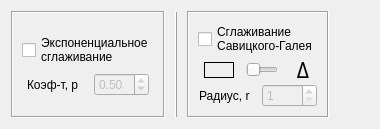
      <widget class="QWidget" name="tab_6">
       <attribute name="title">
        <string>Сгаживание</string>
       </attribute>
       <layout class="QHBoxLayout" name="horizontalLayout_17">
        <item>
         <widget class="QFrame" name="frame">
          <property name="sizePolicy">
           <sizepolicy hsizetype="Expanding" vsizetype="Expanding">
            <horstretch>0</horstretch>
            <verstretch>0</verstretch>
           </sizepolicy>
          </property>
          <property name="maximumSize">
           <size>
            <width>170</width>
            <height>16777215</height>
           </size>
          </property>
          <property name="frameShape">
           <enum>QFrame::Box</enum>
          </property>
          <property name="frameShadow">
           <enum>QFrame::Sunken</enum>
          </property>
          <property name="lineWidth">
           <number>1</number>
          </property>
          <layout class="QVBoxLayout" name="verticalLayout_2">
           <item>
            <layout class="QVBoxLayout" name="verticalLayout">
             <item>
              <widget class="QCheckBox" name="checkExp">
               <property name="maximumSize">
                <size>
                 <width>150</width>
                 <height>16777215</height>
                </size>
               </property>
               <property name="layoutDirection">
                <enum>Qt::LeftToRight</enum>
               </property>
               <property name="text">
                <string>Экспоненциальное
сглаживание</string>
               </property>
              </widget>
             </item>
             <item>
              <layout class="QHBoxLayout" name="horizontalLayout">
               <item>
                <widget class="QLabel" name="label_9">
                 <property name="maximumSize">
                  <size>
                   <width>56</width>
                   <height>16777215</height>
                  </size>
                 </property>
                 <property name="text">
                  <string>Коэф-т, p</string>
                 </property>
                </widget>
               </item>
               <item>
                <widget class="QDoubleSpinBox" name="SpinExp">
                 <property name="enabled">
                  <bool>false</bool>
                 </property>
                 <property name="maximumSize">
                  <size>
                   <width>55</width>
                   <height>16777215</height>
                  </size>
                 </property>
                 <property name="decimals">
                  <number>2</number>
                 </property>
                 <property name="maximum">
                  <double>1.000000000000000</double>
                 </property>
                 <property name="singleStep">
                  <double>0.010000000000000</double>
                 </property>
                 <property name="value">
                  <double>0.500000000000000</double>
                 </property>
                </widget>
               </item>
              </layout>
             </item>
            </layout>
           </item>
          </layout>
         </widget>
        </item>
        <item>
         <widget class="QLabel" name="label_35">
          <property name="sizePolicy">
           <sizepolicy hsizetype="Minimum" vsizetype="Minimum">
            <horstretch>0</horstretch>
            <verstretch>0</verstretch>
           </sizepolicy>
          </property>
          <property name="minimumSize">
           <size>
            <width>10</width>
            <height>0</height>
           </size>
          </property>
          <property name="maximumSize">
           <size>
            <width>10</width>
            <height>16777215</height>
           </size>
          </property>
          <property name="frameShape">
           <enum>QFrame::VLine</enum>
          </property>
          <property name="frameShadow">
           <enum>QFrame::Raised</enum>
          </property>
          <property name="text">
           <string/>
          </property>
         </widget>
        </item>
        <item>
         <widget class="QFrame" name="frame_2">
          <property name="sizePolicy">
           <sizepolicy hsizetype="Expanding" vsizetype="Expanding">
            <horstretch>0</horstretch>
            <verstretch>0</verstretch>
           </sizepolicy>
          </property>
          <property name="maximumSize">
           <size>
            <width>170</width>
            <height>16777215</height>
           </size>
          </property>
          <property name="frameShape">
           <enum>QFrame::Box</enum>
          </property>
          <property name="frameShadow">
           <enum>QFrame::Sunken</enum>
          </property>
          <layout class="QVBoxLayout" name="verticalLayout_6">
           <item>
            <layout class="QVBoxLayout" name="verticalLayout_5">
             <item>
              <widget class="QCheckBox" name="checkGolay">
               <property name="maximumSize">
                <size>
                 <width>150</width>
                 <height>16777215</height>
                </size>
               </property>
               <property name="text">
                <string>Сглаживание
Савицкого-Галея</string>
               </property>
              </widget>
             </item>
             <item>
              <layout class="QHBoxLayout" name="horizontalLayout_2">
               <item>
                <widget class="QLabel" name="label_rect">
                 <property name="maximumSize">
                  <size>
                   <width>30</width>
                   <height>16</height>
                  </size>
                 </property>
                 <property name="frameShape">
                  <enum>QFrame::Box</enum>
                 </property>
                 <property name="text">
                  <string/>
                 </property>
                </widget>
               </item>
               <item>
                <widget class="QSlider" name="rectORtriangle">
                 <property name="maximumSize">
                  <size>
                   <width>32</width>
                   <height>17</height>
                  </size>
                 </property>
                 <property name="maximum">
                  <number>1</number>
                 </property>
                 <property name="singleStep">
                  <number>1</number>
                 </property>
                 <property name="pageStep">
                  <number>1</number>
                 </property>
                 <property name="value">
                  <number>0</number>
                 </property>
                 <property name="orientation">
                  <enum>Qt::Horizontal</enum>
                 </property>
                </widget>
               </item>
               <item>
                <widget class="QLabel" name="label_triangle">
                 <property name="maximumSize">
                  <size>
                   <width>19</width>
                   <height>16</height>
                  </size>
                 </property>
                 <property name="font">
                  <font>
                   <family>MS Gothic</family>
                   <pointsize>16</pointsize>
                   <weight>50</weight>
                   <italic>false</italic>
                   <bold>false</bold>
                  </font>
                 </property>
                 <property name="layoutDirection">
                  <enum>Qt::LeftToRight</enum>
                 </property>
                 <property name="text">
                  <string>Δ</string>
                 </property>
                 <property name="alignment">
                  <set>Qt::AlignRight|Qt::AlignTrailing|Qt::AlignVCenter</set>
                 </property>
                </widget>
               </item>
              </layout>
             </item>
             <item>
              <layout class="QHBoxLayout" name="horizontalLayout_3">
               <item>
                <widget class="QLabel" name="label_10">
                 <property name="maximumSize">
                  <size>
                   <width>56</width>
                   <height>16777215</height>
                  </size>
                 </property>
                 <property name="text">
                  <string>Радиус, r</string>
                 </property>
                </widget>
               </item>
               <item>
                <widget class="QSpinBox" name="spinGolay">
                 <property name="enabled">
                  <bool>false</bool>
                 </property>
                 <property name="maximumSize">
                  <size>
                   <width>55</width>
                   <height>16777215</height>
                  </size>
                 </property>
                 <property name="minimum">
                  <number>1</number>
                 </property>
                 <property name="value">
                  <number>1</number>
                 </property>
                 <property name="displayIntegerBase">
                  <number>10</number>
                 </property>
                </widget>
               </item>
              </layout>
             </item>
            </layout>
           </item>
          </layout>
         </widget>
        </item>
        <item>
         <spacer name="horizontalSpacer_4">
          <property name="orientation">
           <enum>Qt::Horizontal</enum>
          </property>
          <property name="sizeHint" stdset="0">
           <size>
            <width>40</width>
            <height>20</height>
           </size>
          </property>
         </spacer>
        </item>
       </layout>
      </widget>
